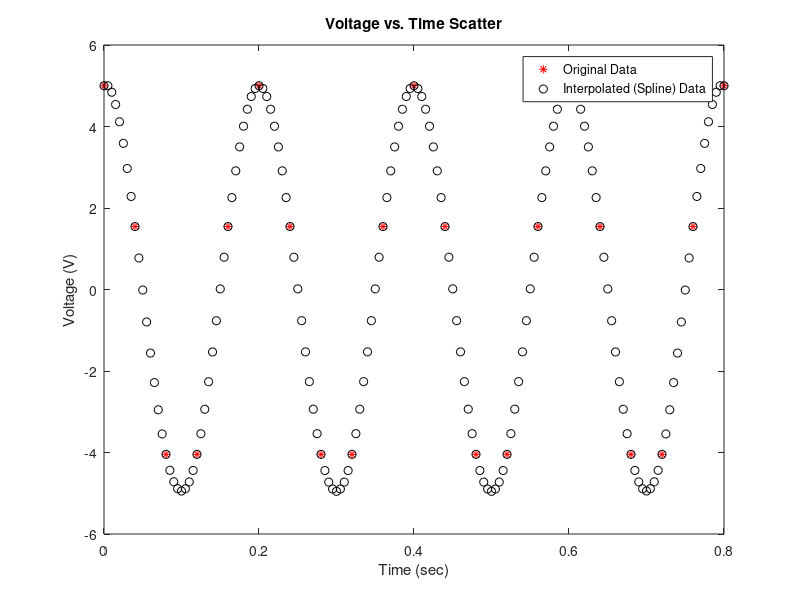

Recreate this plot in MATLAB.
%Creator: Jonathan Kenney
%HW3 P2
clear; clc; close all;

load HW3P2.mat;

interp_points = 0:.005:.8;

interp_spline = interp1(t,V,interp_points,'spline');

figure(1)
plot(t,V,'r*',interp_points,interp_spline,'ko');
xlabel('Time (sec)');
ylabel('Voltage (V)');
title('Voltage vs. Time Scatter');
legend('Original Data','Interpolated (Spline) Data');